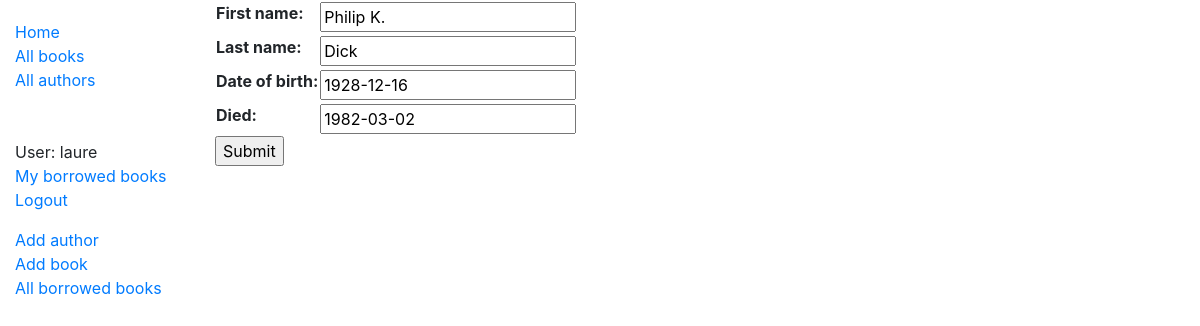
/catalog/author/1/update/ (signed in), run on the app's committed database.
### catalog/models.py (models this page shows, shortened)
class Author(models.Model):
    first_name = models.CharField(max_length=100)
    last_name = models.CharField(max_length=100)
    date_of_birth = models.DateField(null=True, blank=True)
    date_of_death = models.DateField('Died', null=True, blank=True)
    class Meta:
        ordering = ['last_name', 'first_name']

### catalog/views.py (the view)
# urls.py: path('author/<int:pk>/update/', views.AuthorUpdate.as_view(), name='author_update'),
class AuthorUpdate(PermissionRequiredMixin,UpdateView):
    permission_required = 'catalog.can_mark_returned'
    model = Author
    fields = ['first_name', 'last_name', 'date_of_birth', 'date_of_death']

### catalog/templates/catalog/author_form.html (shortened to what this page needs)
{% extends "base_generic.html" %}
{% block content %}
  <form action="" method="post">
    <table>
    {{ form.as_table }}
    </table>
    <input type="submit" value="Submit">
  </form>
{% endblock %}

### catalog/templates/base_generic.html (shortened to what this page needs)
<!DOCTYPE html>
<html lang="en">
<head>
  <link rel="stylesheet" href="https://stackpath.bootstrapcdn.com/bootstrap/4.1.3/css/bootstrap.min.css">
  {% load static %}
  <link rel="stylesheet" href="{% static 'css/styles.css' %}">
</head>
<body>
  <div class="container-fluid">
    <div class="row">
      <div class="col-sm-2">
      {% block sidebar %}
        <ul class="sidebar-nav">
          <li><a href="{% url 'index' %}">Home</a></li>
	  <li><a href="{% url 'books' %}">All books</a></li>
	  <li><a href="{% url 'authors' %}">All authors</a></li><br><br>
   {% if user.is_authenticated %}
     <li>User: {{ user.get_username }}</li>
     <li><a href="{% url 'my-borrowed' %}">My borrowed books</a></li>
     <li><a href="{% url 'logout'%}?next={{request.path}}">Logout</a></li>
   {% else %}
     <li><a href="{% url 'login'%}?next={{request.path}}">Login</a></li>
   {% endif %}
	</ul>
	{% if perms.catalog.can_mark_returned %}
	    <a href="/catalog/author/create">Add author</a><br>
	    <a href="/catalog/book/create">Add book</a><br>
	    <a href="/catalog/borrowedbooks/">All borrowed books</a><br>
	{% endif %}
     {% endblock %}
      </div>
      <div class="col-sm-10 ">
	      {% block content %}{% endblock %}
      </div>
    </div>
  </div>
</body>
</html>

### catalog/static/css/styles.css (style rules this page uses)
.sidebar-nav { margin-top: 20px; padding: 0; list-style: none; }

### data on the page
Author: first_name "Philip K.", last_name "Dick", date_of_birth "1928-12-16", date_of_death "1982-03-02"

### other printed values
{{ user.get_username }} "laure"
